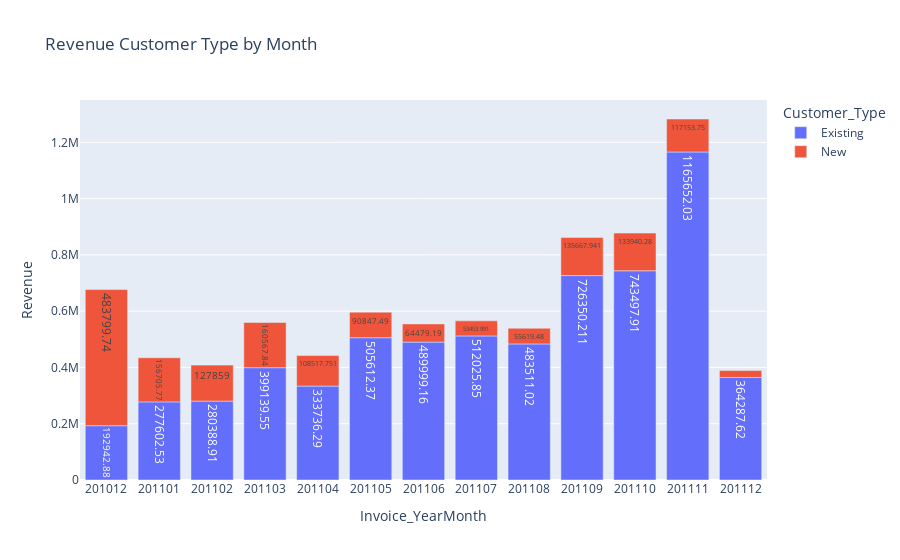

The code cell stored with this chart in its notebook:
### Code cell
df_merge1['Invoice_YearMonth'] = df_merge1['Invoice_YearMonth'].astype(str)
fig = px.bar(df_merge1, x="Invoice_YearMonth", y="Revenue", title="Revenue Customer Type by Month",text = 'Revenue',color='Customer_Type')
fig.update_traces(textposition="inside")
fig.show()

### Figure 1 — Plotly figure (JSON) as saved in the notebook; plotly's stock layout.template omitted (floating-point values rounded to 4 significant figures)
{"data": [{"alignmentgroup": "True", "hovertemplate": "Customer_Type=Existing<br>Invoice_YearMonth=%{x}<br>Revenue=%{text}<extra></extra>", "legendgroup": "Existing", "marker": {"color": "#636efa", "pattern": {"shape": ""}}, "name": "Existing", "offsetgroup": "Existing", "orientation": "v", "showlegend": true, "text": [192900.0, 277600.0, 280400.0, 399100.0, 333700.0, 505600.0, 490000.0, 512000.0, 483500.0, 726400.0, 743500.0, 1166000.0, 364300.0], "textposition": "inside", "type": "bar", "x": ["201012", "201101", "201102", "201103", "201104", "201105", "201106", "201107", "201108", "201109", "201110", "201111", "201112"], "xaxis": "x", "y": [192900.0, 277600.0, 280400.0, 399100.0, 333700.0, 505600.0, 490000.0, 512000.0, 483500.0, 726400.0, 743500.0, 1166000.0, 364300.0], "yaxis": "y"}, {"alignmentgroup": "True", "hovertemplate": "Customer_Type=New<br>Invoice_YearMonth=%{x}<br>Revenue=%{text}<extra></extra>", "legendgroup": "New", "marker": {"color": "#EF553B", "pattern": {"shape": ""}}, "name": "New", "offsetgroup": "New", "orientation": "v", "showlegend": true, "text": [483800.0, 156700.0, 127859, 160600.0, 108500.0, 90850.0, 64480.0, 53450.0, 55620.0, 135700.0, 133900.0, 117200.0, 24450.0], "textposition": "inside", "type": "bar", "x": ["201012", "201101", "201102", "201103", "201104", "201105", "201106", "201107", "201108", "201109", "201110", "201111", "201112"], "xaxis": "x", "y": [483800.0, 156700.0, 127859, 160600.0, 108500.0, 90850.0, 64480.0, 53450.0, 55620.0, 135700.0, 133900.0, 117200.0, 24450.0], "yaxis": "y"}], "layout": {"barmode": "relative", "legend": {"title": {"text": "Customer_Type"}, "tracegroupgap": 0}, "title": {"text": "Revenue Customer Type by Month"}, "xaxis": {"anchor": "y", "domain": [0, 1], "title": {"text": "Invoice_YearMonth"}}, "yaxis": {"anchor": "x", "domain": [0, 1], "title": {"text": "Revenue"}}}}
